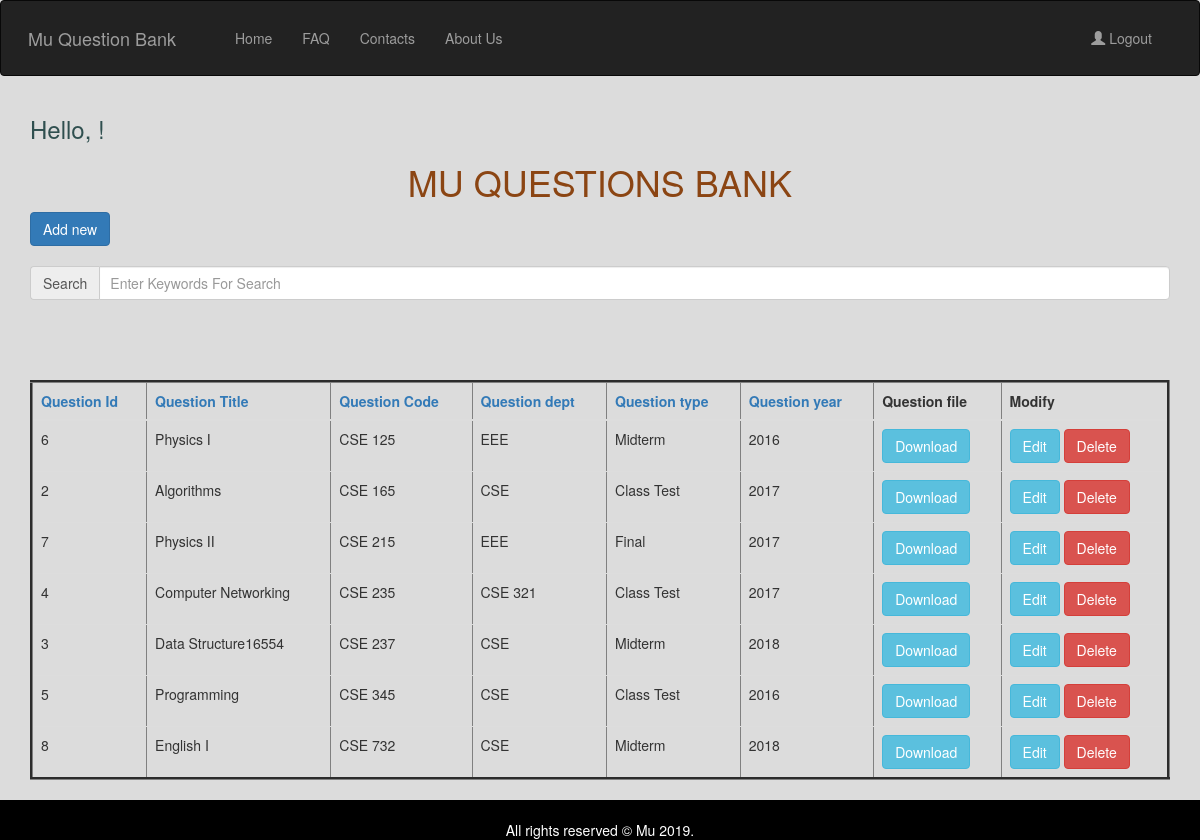
/index.php/home/searchOrderByCode, run on the app's committed database.
### tables this page shows
CREATE TABLE `question_info` (
  `q_id` int(12) NOT NULL,
  `q_year` year(4) NOT NULL,
  `q_type` varchar(120) NOT NULL,
  `q_code` varchar(120) NOT NULL,
  `q_title` varchar(225) NOT NULL,
  `q_dept` varchar(120) NOT NULL,
  `q_file` varchar(250) DEFAULT NULL
);

### application/controllers/home.php (called while the page is built, shortened)
<?php
class home extends CI_Controller {
    function __construct()
  	{
  		$this->load->model('question_model','qmodel');
  	}
	public function searchOrderByCode()
	{
		$data['questionInfo']=$this->qmodel->searchOrderByCode();
		$this->load->view('admin_profile',$data);
	}
}

### index.php (called while the page is built, shortened)
<?php
require_once BASEPATH.'core/CodeIgniter.php';

### application/models/question_model.php (called while the page is built, shortened)
<?php
class question_model extends CI_Model {
	public function searchOrderByCode()
	{
		$this->db->select("*");
		$this->db->from("question_info");
		$this->db->order_by('q_code','ASC');
		$query=$this->db->get();
		return $query->result();
	}
}

### application/views/admin_profile.php (the view, shortened to what this page needs)
<!doctype html>
<html lang="en">
  <head>
   <link rel="stylesheet" href="https://maxcdn.bootstrapcdn.com/bootstrap/3.4.0/css/bootstrap.min.css">
</head>
<body>
  <header class="header-transparent" id="header-main">
            <nav class="navbar navbar-inverse">
              <div class="container-fluid">
                <div class="navbar-header">
                  <a class="navbar-brand" href="<?php echo base_url();?>home/mu_index">Mu Question Bank</a>
                </div>
                <ul class="nav navbar-nav ">
                  <li ><a href="<?php echo base_url();?>home/mu_index">Home</a></li>
                  <li ><a href="<?php echo base_url();?>home/faq">FAQ</a></li>
                  <li><a href="<?php echo base_url();?>home/contacts">Contacts</a></li>
                  <li><a href="<?php echo base_url();?>home/aboutUs">About Us</a></li>
                </ul>
                <ul class="nav navbar-nav navbar-right" >
                <li><a href="<?php echo base_url(); ?>home/logout"><span class="glyphicon glyphicon-user"></span> Logout</a></li>
              </ul>
              </div>
            </nav>
</header>
<div class="container">
     <h3 align="left" style="color: #2F4F4F;">   Hello, <?php echo $_SESSION['username'].'!'; ?> </h3>
     <center><h1 style="color: #8B4513;">MU QUESTIONS BANK</h1></center>
   <a class="btn btn-primary" href="<?php echo base_url();?>home/add"> Add new</a>
   <br> <br>
     <div class="form-group">
      <div class="input-group">
      <span class="input-group-addon ">Search</span>
        <input type="text" name="search" id="search" placeholder="Enter Keywords For Search" class="form-control">
      </div>
     </div>
    <br>
    <div id="result">
    </div>
   <br>
    <table class="table" border="3px">
    <thead>
      <tr>
        <th><a href="<?php echo base_url('home/searchOrderById'); ?>">Question Id</th>
        <th><a href="<?php echo base_url('home/searchOrderByTitle'); ?>">Question Title</th>
        <th><a href="<?php echo base_url('home/searchOrderByCode'); ?>">Question Code</th>
        <th><a href="<?php echo base_url('home/searchOrderByDept'); ?>">Question dept</th>
        <th><a href="<?php echo base_url('home/searchOrderByType'); ?>">Question type</th>
        <th><a href="<?php echo base_url('home/searchOrderByYear'); ?>">Question year</th>
        <th>Question file</th>
        <th>Modify</th>
      </tr>
    </thead>
    <tbody>
      <?php
        if($questionInfo){
          foreach ($questionInfo as $qtn) {
      ?>
      <tr>
        <td><?php echo $qtn->q_id; ?></td>
        <td><?php echo $qtn->q_title; ?></td>
        <td><?php echo $qtn->q_code; ?></td>
        <td><?php echo $qtn->q_dept; ?></td>
        <td><?php echo $qtn->q_type; ?></td>
        <td><?php echo $qtn->q_year; ?></td>
        <td><a class="btn btn-info" href="<?php echo base_url('home/download/'.$qtn->q_id); ?>"> Download</a></td>
        <td> <a class="btn btn-info" href="<?php echo base_url('home/edit/'.$qtn->q_id); ?>"> Edit</a>
             <a class="btn btn-danger" href="<?php echo base_url('home/delete/'.$qtn->q_id); ?>" onclick="return confirm('Do you want to delete this record?');"> Delete</a>
        </td>
      </tr>
      <?php
    }
      }
      ?>
    </tbody>
  </table>
</div><br><br>
 <div class="footer">
 <br>
  <div class="container">All rights reserved © Mu 2019.
   <br>
   </div>
</div>
</body>
</html>

### application/views/admin_profile.php (style rules this page uses)
.navbar-nav { padding: 12px; margin-left: 5px; }
.navbar-header { padding: 12px; margin-left: 2px; text-decoration-color: white; }
.navbar-right { padding: 12px; margin-right: 5px; }
.footer { position: fixed; left: 0; bottom: 0; width: 100%; background-color: black; color: white; text-align: center; }
#search { padding-left: 10px; padding-right: 10px; }
#result { padding-left: 25px; padding-right: 25px; padding-top: 25px; }
body { background: #DCDCDC; }

### data on the page
question_info: q_id "6", q_title "Physics I", q_code "CSE 125", q_dept "EEE", q_type "Midterm", q_year "2016"
question_info: q_id "2", q_title "Algorithms", q_code "CSE 165", q_dept "CSE", q_type "Class Test", q_year "2017"
question_info: q_id "7", q_title "Physics II", q_code "CSE 215", q_dept "EEE", q_type "Final", q_year "2017"
question_info: q_id "4", q_title "Computer Networking", q_code "CSE 235", q_dept "CSE 321", q_type "Class Test", q_year "2017"
question_info: q_id "3", q_title "Data Structure16554", q_code "CSE 237", q_dept "CSE", q_type "Midterm", q_year "2018"
question_info: q_id "5", q_title "Programming", q_code "CSE 345", q_dept "CSE", q_type "Class Test", q_year "2016"
question_info: q_id "8", q_title "English I", q_code "CSE 732", q_dept "CSE", q_type "Midterm", q_year "2018"
